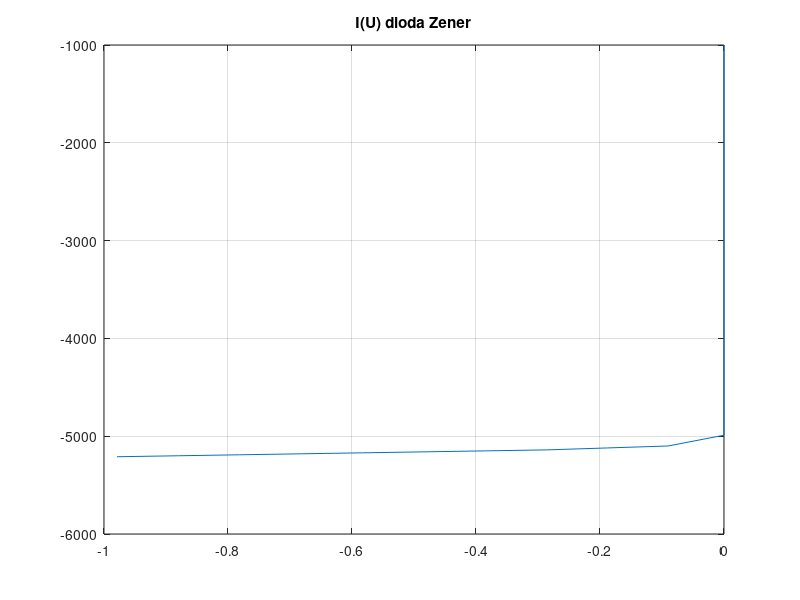

Source code (MATLAB):
i = [0, 0, 0, 0, 0, -0.0902, -0.188, - 0.286, - 0.385, - 0.484, - 0.583, - 0.682, - 0.781, - 0.88, - 0.979];
u = [- 1000, - 2000, - 3000, - 4000, - 4990, - 5100, - 5120, - 5140, - 5150, - 5160, -5170, -5180, -5190, -5200, -5210];

figure(1)
plot(i,u)
title("I(U) dioda Zener")
grid ON